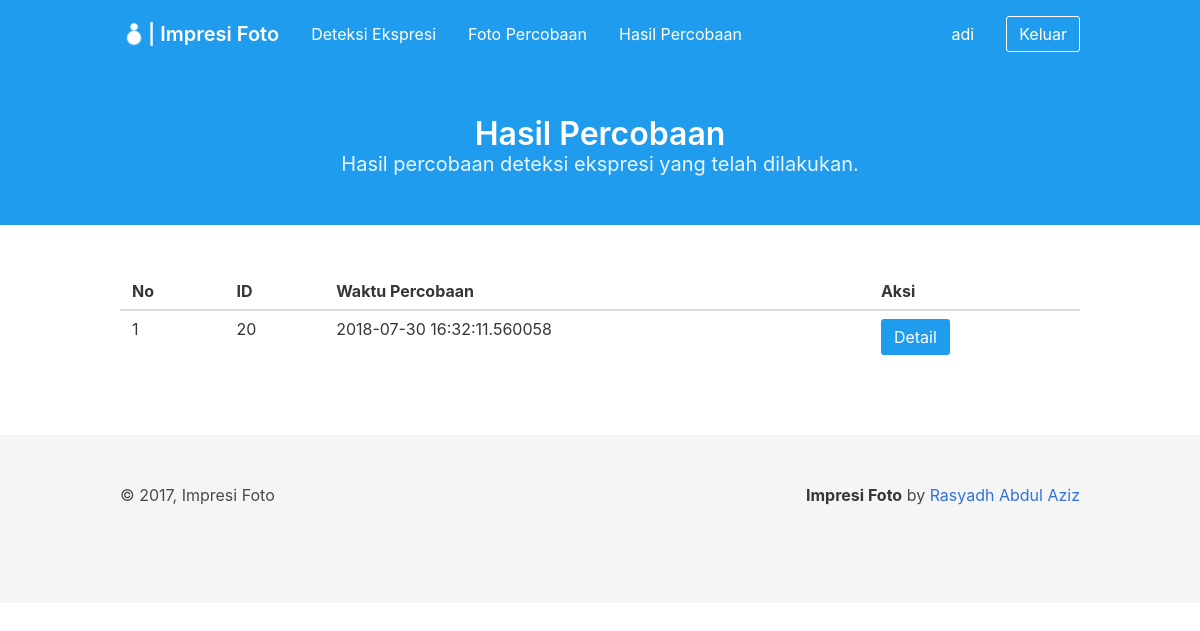
The page /detection_results/ (signed in) on the database its author committed.
### project/models/result_detection.py (models this page shows, shortened)
class ResultDetection(db.Model):
    __tablename__ = 'result_detection'
    id_result_detection = db.Column(db.Integer, primary_key=True)
    created_at = db.Column(db.DateTime, default=datetime.datetime.now())
    id_user = db.Column(db.Integer, db.ForeignKey('user.id_user'))

### project/views/detection_results.py (the view)
@result.route('/detection_results/')
def index():
    if session.get('loggedin'):
        slides = { 1: 'acak', 2: 'bahagia', 3: 'sedih', 4: 'terkejut' }
        try:
            results = ResultDetection.query.filter_by(id_user=session['loggedin']['id_user']).all()
            for r in results:
                r.category_photos = slides[r.category_photos].capitalize()
        except Exception as e:
            print('error to get detection result')
            print(e)
        return render_template('detection_results/results.html',
            title="Hasil Percobaan", results=list(reversed(results)))
    else:
        return redirect(url_for('auth.login'))

### project/templates/detection_results/results.html (shortened to what this page needs)
{% extends '/base.html' %} {% block content %}
<section class="hero is-info">
    <div class="hero-body">
        <div class="container has-text-centered">
            <h1 class="title">
                Hasil Percobaan
            </h1>
            <h2 class="subtitle">
                Hasil percobaan deteksi ekspresi yang telah dilakukan.
            </h2>
        </div>
    </div>
</section>
<section class="section">
    <div class="container" id="result_table">
        <table class="table is-hoverable is-fullwidth">
            <thead>
                <tr>
                    <th>No</th>
                    <th>ID</th>
                    <th>Waktu Percobaan</th>
                    <th>Aksi</th>
                </tr>
            </thead>
            <tbody>
                {% if results %} {% for res in results %}
                <tr>
                    <td>{{ results.index(res) + 1 }}</td>
                    <td>{{ res.id_result_detection }}</td>
                    <td>{{ res.created_at }}</td>
                    <td>
                        <button class="button is-info" onclick="detail_result('{{ res.id_result_detection }}', '{{ res.created_at }}')">Detail</button>
                    </td>
                </tr>
                {% endfor %} {% else %}
                <tr>
                    <td colspan="4" class="has-text-centered">Belum ada hasil percobaan</td>
                </tr>
                {% endif %}
            </tbody>
        </table>
    </div>
</section>
{% endblock %}

### rows shown on the page
ResultDetection: results "1", id_result_detection "20", created_at "2018-07-30 16:32:11.560058"

### other values the page prints
{{ session['loggedin']['username'] }} "adi"
